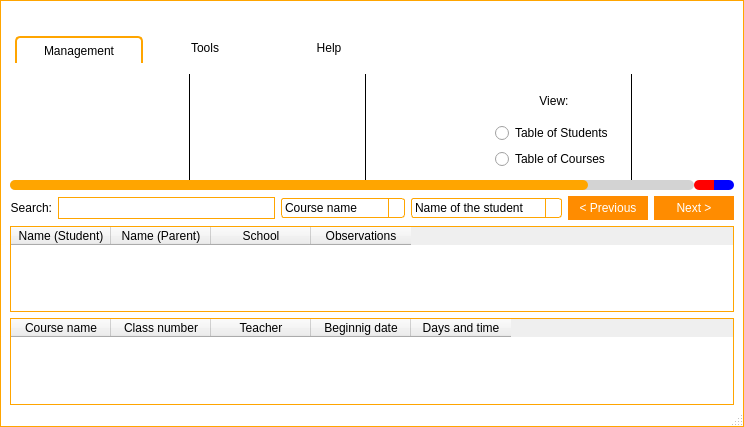
<?xml version="1.0" encoding="UTF-8"?>
<ui version="4.0">
 <class>frmMain</class>
 <widget class="QMainWindow" name="frmMain">
  <property name="geometry">
   <rect>
    <x>0</x>
    <y>0</y>
    <width>744</width>
    <height>427</height>
   </rect>
  </property>
  <property name="cursor">
   <cursorShape>ArrowCursor</cursorShape>
  </property>
  <property name="windowTitle">
   <string>SmartClass | Nintersoft</string>
  </property>
  <property name="windowIcon">
   <iconset resource="resources.qrc">
    <normaloff>:/images/logos/Logo.png</normaloff>:/images/logos/Logo.png</iconset>
  </property>
  <property name="styleSheet">
   <string notr="true">QWidget#titleBar{
	background-color: #FFF;
	border-top: 1px solid orange;
	border-left: 1px solid orange;
	border-right: 1px solid orange;
	color: #000;
}

QWidget#centralWidget, QStatusBar{
	background-color: #FFF;
	border-left: 1px solid orange;
	border-right: 1px solid orange;
}

QStatusBar{
	border-bottom: 1px solid orange;
}

/*QTabWidget::pane {
    border-top: 1px solid orange;
}*/

QSlider::handle:horizontal {
    background: orange;
}

/* Vertical and horizontal line customization */

QFrame[frameShape=&quot;4&quot;]
{
    color: orange;
}

QFrame[frameShape=&quot;5&quot;]
{
    color: orange;
}

/* QTabWidget elements customization */

QTabWidget::pane {
/*	border-top: 1px solid orange;*/
	background: white;
}

QTabWidget::tab-bar {
    left: 5px;
}

QTabBar::tab {
	background: white;
    min-width: 120px;
    min-height: 20px;
    padding: 2px;
	border-top-left-radius: 5px;
	border-top-right-radius: 5px;
	margin-top: 6px;
}

QTabBar::tab:selected, QTabBar::tab:hover {
	background: white;
	border-top: 1px solid orange;
	border-right: 1px solid orange;
	border-left: 1px solid orange;
}

QTabBar::tab:selected {
	background: white;
	border-top: 2px solid orange;
	border-right: 2px solid orange;
	border-left: 2px solid orange;
}

QTabBar::tab:!selected {
    margin-bottom: 3px;
}

QTabBar QToolButton{
	background-color: white;
	border: none;
	color: black;
}

QTabBar QToolButton::hover{
	background-color: darkorange;
}

QTabBar QToolButton::pressed{
	background-color: orange;
}

QTabBar QToolButton::!enabled{
	background-color: orange;
}

QWidget#tabFile, QWidget#tabManagement, QWidget#tabTools, QWidget#tabHelp, QWidget#tabFileLayout, QWidget#tabManagementLayout, QWidget#tabToolsLayout, QWidget#tabHelpLayout{
	background: white;
}

QLineEdit{
	border: 1px solid orange;
	min-height: 20px;
}

QPushButton{
	background-color: darkorange;
	border: 5px solid darkorange;
	color: white;
}

QPushButton::hover{
	background-color: orange;
	border: 5px solid orange;
}

QPushButton::pressed{
	background-color: darkorange;
	border: 5px solid darkorange;
}

QPushButton::!enabled{
	background-color: orange;
	border: 5px solid orange;
}

/*
	QScroll Area
*/

QScrollArea{
	border: none;
}

/* QScrollBar Horizontal*/

QScrollBar:horizontal {
    background: lightgray;
    height: 10px;
    margin: 0px 40px 0 0px;
	border-radius: 5px;
}

QScrollBar::handle:horizontal {
    background: orange;
	border-radius: 5px;
    min-width: 20px;
}

QScrollBar::add-line:horizontal {
    background: blue;
    width: 20px;
    subcontrol-position: right;
    subcontrol-origin: margin;
	border-top-right-radius: 5px;
	border-bottom-right-radius: 5px;
}

QScrollBar::sub-line:horizontal {
    background: red;
    width: 20px;
    subcontrol-position: top right;
    subcontrol-origin: margin;
    position: absolute;
    right: 20px;
	border-top-left-radius: 5px;
	border-bottom-left-radius: 5px;
}

QScrollBar::sub-line:horizontal:hover {
    background: darkred;
}

QScrollBar::sub-line:horizontal:pressed {
    background: red;
}

QScrollBar::add-line:horizontal:hover {
    background: darkblue;
}

QScrollBar::add-line:horizontal:pressed {
    background: blue;
}

QScrollBar:left-arrow:horizontal{
	image: url(:/images/scrollbar/slide_left.PNG);
    width: 10px;
    height: 10px;
}

QScrollBar::right-arrow:horizontal {
	image: url(:/images/scrollbar/slide_right.PNG);
    width: 10px;
    height: 10px;
}

QScrollBar::add-page:horizontal, QScrollBar::sub-page:horizontal {
    background: none;
}

/* QScrollBar Vertical*/

QScrollBar:vertical {
    background: lightgray;
    width: 10px;
    margin: 0px 0px 40px 0px;
	border-radius: 5px;
}

QScrollBar::handle:vertical {
    background: orange;
	border-radius: 5px;
    min-width: 20px;
}

QScrollBar::add-line:vertical {
    background: blue;
    height: 20px;
    subcontrol-position: bottom;
    subcontrol-origin: margin;
	border-bottom-right-radius: 5px;
	border-bottom-left-radius: 5px;
}

QScrollBar::sub-line:vertical {
    background: red;
    height: 20px;
    subcontrol-position: bottom right;
    subcontrol-origin: margin;
    position: absolute;
    bottom: 20px;
	border-top-right-radius: 5px;
	border-top-left-radius: 5px;
}

QScrollBar::sub-line:vertical:hover {
    background: darkred;
}

QScrollBar::sub-line:vertical:pressed {
    background: red;
}

QScrollBar::add-line:vertical:hover {
    background: darkblue;
}

QScrollBar::add-line:vertical:pressed {
    background: blue;
}

QScrollBar:up-arrow:vertical{
	image: url(:/images/scrollbar/slide_up.PNG);
	width: 10px;
    height: 10px;
}

 QScrollBar::down-arrow:vertical{
	image: url(:/images/scrollbar/slide_down.PNG);
	width: 10px;
    height: 10px;
}

QScrollBar::add-page:vertical, QScrollBar::sub-page:vertical {
    background: none;
}

/*QComboBox*/

QComboBox {
    border: 1px solid orange;
	background: white;
    border-radius: 3px;
    padding: 1px 18px 1px 3px;
    min-width: 6em;
}

QComboBox:editable {
    background: white;
}

QComboBox:!editable, QComboBox::drop-down:editable {
	background: white;
}

QComboBox:!editable:on, QComboBox::drop-down:editable:on {
    background: white;
}

QComboBox:on {
    padding-top: 3px;
    padding-left: 4px;
}

QComboBox::drop-down {
    subcontrol-origin: padding;
    subcontrol-position: top right;
    width: 15px;

    border-left-width: 1px;
    border-left-color: orange;
    border-left-style: solid;
    border-top-right-radius: 3px;
    border-bottom-right-radius: 3px;
}

QComboBox::drop-down:hover {
    background: orange;
}

QComboBox::down-arrow {
    image: url(&quot;:/images/buttons/Down_Arrow.PNG&quot;);
	width: 10px;
	height: 10px;
}

QComboBox::down-arrow:on {
    top: 1px;
    left: 1px;
}

QComboBox QAbstractItemView {
    border: 1px solid orange;
    selection-background-color: orange;
    border-top-right-radius: 3px;
    border-bottom-right-radius: 3px;
}

QComboBox QAbstractItemView:hover {
	color: orange;
}

/*
 * QToolButton
 */

QToolButton {
	background: transparent;
	border: 1px solid transparent;
	color: black;
}

QToolButton::hover {
	background: darkorange;
	border: 1px solid darkorange;
	color: white;
}

QToolButton::pressed {
	background: orange;
	border: 1px solid orange;
	color: white;
}

/*
 * QTableWidget QListWidget
 */

QTableWidget, QListWidget{
	border: 1px solid orange;
}
</string>
  </property>
  <widget class="QWidget" name="centralWidget">
   <layout class="QGridLayout" name="gridLayout">
    <property name="leftMargin">
     <number>0</number>
    </property>
    <property name="topMargin">
     <number>0</number>
    </property>
    <property name="rightMargin">
     <number>0</number>
    </property>
    <property name="bottomMargin">
     <number>0</number>
    </property>
    <property name="spacing">
     <number>0</number>
    </property>
    <item row="1" column="0">
     <layout class="QGridLayout" name="centralWidgetLayout">
      <property name="leftMargin">
       <number>10</number>
      </property>
      <property name="topMargin">
       <number>0</number>
      </property>
      <property name="rightMargin">
       <number>10</number>
      </property>
      <property name="bottomMargin">
       <number>0</number>
      </property>
      <item row="2" column="0">
       <widget class="QTableWidget" name="tableStudents">
        <property name="editTriggers">
         <set>QAbstractItemView::NoEditTriggers</set>
        </property>
        <property name="alternatingRowColors">
         <bool>true</bool>
        </property>
        <property name="selectionMode">
         <enum>QAbstractItemView::SingleSelection</enum>
        </property>
        <property name="selectionBehavior">
         <enum>QAbstractItemView::SelectRows</enum>
        </property>
        <column>
         <property name="text">
          <string>Name (Student)</string>
         </property>
        </column>
        <column>
         <property name="text">
          <string>Name (Parent)</string>
         </property>
        </column>
        <column>
         <property name="text">
          <string>School</string>
         </property>
        </column>
        <column>
         <property name="text">
          <string>Observations</string>
         </property>
        </column>
       </widget>
      </item>
      <item row="0" column="0">
       <widget class="QTabWidget" name="tabWidget">
        <property name="minimumSize">
         <size>
          <width>0</width>
          <height>160</height>
         </size>
        </property>
        <property name="maximumSize">
         <size>
          <width>16777215</width>
          <height>160</height>
         </size>
        </property>
        <property name="currentIndex">
         <number>0</number>
        </property>
        <widget class="QWidget" name="tabManagement">
         <attribute name="title">
          <string>Management</string>
         </attribute>
         <layout class="QGridLayout" name="gridLayout_2">
          <property name="leftMargin">
           <number>0</number>
          </property>
          <property name="topMargin">
           <number>0</number>
          </property>
          <property name="rightMargin">
           <number>0</number>
          </property>
          <property name="bottomMargin">
           <number>0</number>
          </property>
          <property name="spacing">
           <number>0</number>
          </property>
          <item row="0" column="0">
           <widget class="QScrollArea" name="scrollTabManagement">
            <property name="verticalScrollBarPolicy">
             <enum>Qt::ScrollBarAlwaysOff</enum>
            </property>
            <property name="widgetResizable">
             <bool>true</bool>
            </property>
            <widget class="QWidget" name="tabManagementLayout">
             <property name="geometry">
              <rect>
               <x>0</x>
               <y>0</y>
               <width>844</width>
               <height>124</height>
              </rect>
             </property>
             <layout class="QGridLayout" name="gridLayout_8">
              <item row="0" column="2" rowspan="2">
               <widget class="Line" name="line_2">
                <property name="frameShadow">
                 <enum>QFrame::Plain</enum>
                </property>
                <property name="orientation">
                 <enum>Qt::Vertical</enum>
                </property>
               </widget>
              </item>
              <item row="0" column="0" rowspan="2">
               <widget class="QToolButton" name="btAddStudent">
                <property name="text">
                 <string/>
                </property>
                <property name="icon">
                 <iconset resource="resources.qrc">
                  <normaloff>:/images/buttons/AddStudent.PNG</normaloff>:/images/buttons/AddStudent.PNG</iconset>
                </property>
                <property name="iconSize">
                 <size>
                  <width>100</width>
                  <height>100</height>
                 </size>
                </property>
               </widget>
              </item>
              <item row="0" column="8" rowspan="2">
               <widget class="Line" name="line_8">
                <property name="frameShadow">
                 <enum>QFrame::Plain</enum>
                </property>
                <property name="orientation">
                 <enum>Qt::Vertical</enum>
                </property>
               </widget>
              </item>
              <item row="0" column="5" rowspan="2">
               <widget class="Line" name="line_3">
                <property name="frameShadow">
                 <enum>QFrame::Plain</enum>
                </property>
                <property name="orientation">
                 <enum>Qt::Vertical</enum>
                </property>
               </widget>
              </item>
              <item row="0" column="1">
               <widget class="QToolButton" name="btUpdateStudent">
                <property name="enabled">
                 <bool>false</bool>
                </property>
                <property name="minimumSize">
                 <size>
                  <width>50</width>
                  <height>50</height>
                 </size>
                </property>
                <property name="maximumSize">
                 <size>
                  <width>50</width>
                  <height>50</height>
                 </size>
                </property>
                <property name="text">
                 <string/>
                </property>
                <property name="icon">
                 <iconset resource="resources.qrc">
                  <normaloff>:/images/buttons/UpdateStudent.PNG</normaloff>:/images/buttons/UpdateStudent.PNG</iconset>
                </property>
                <property name="iconSize">
                 <size>
                  <width>100</width>
                  <height>100</height>
                 </size>
                </property>
               </widget>
              </item>
              <item row="0" column="3" rowspan="2">
               <widget class="QToolButton" name="btAddCourse">
                <property name="text">
                 <string/>
                </property>
                <property name="icon">
                 <iconset resource="resources.qrc">
                  <normaloff>:/images/buttons/AddClasses.PNG</normaloff>:/images/buttons/AddClasses.PNG</iconset>
                </property>
                <property name="iconSize">
                 <size>
                  <width>100</width>
                  <height>100</height>
                 </size>
                </property>
               </widget>
              </item>
              <item row="1" column="4">
               <widget class="QToolButton" name="btRemoveCourse">
                <property name="enabled">
                 <bool>false</bool>
                </property>
                <property name="minimumSize">
                 <size>
                  <width>50</width>
                  <height>50</height>
                 </size>
                </property>
                <property name="maximumSize">
                 <size>
                  <width>50</width>
                  <height>50</height>
                 </size>
                </property>
                <property name="text">
                 <string/>
                </property>
                <property name="icon">
                 <iconset resource="resources.qrc">
                  <normaloff>:/images/buttons/RemoveClasses.PNG</normaloff>:/images/buttons/RemoveClasses.PNG</iconset>
                </property>
                <property name="iconSize">
                 <size>
                  <width>100</width>
                  <height>100</height>
                 </size>
                </property>
               </widget>
              </item>
              <item row="1" column="1">
               <widget class="QToolButton" name="btRemoveStudent">
                <property name="enabled">
                 <bool>false</bool>
                </property>
                <property name="minimumSize">
                 <size>
                  <width>50</width>
                  <height>50</height>
                 </size>
                </property>
                <property name="maximumSize">
                 <size>
                  <width>50</width>
                  <height>50</height>
                 </size>
                </property>
                <property name="text">
                 <string/>
                </property>
                <property name="icon">
                 <iconset resource="resources.qrc">
                  <normaloff>:/images/buttons/RemoveStudent.PNG</normaloff>:/images/buttons/RemoveStudent.PNG</iconset>
                </property>
                <property name="iconSize">
                 <size>
                  <width>100</width>
                  <height>100</height>
                 </size>
                </property>
               </widget>
              </item>
              <item row="0" column="11" rowspan="2">
               <spacer name="horizontalSpacer_3">
                <property name="orientation">
                 <enum>Qt::Horizontal</enum>
                </property>
                <property name="sizeHint" stdset="0">
                 <size>
                  <width>208</width>
                  <height>20</height>
                 </size>
                </property>
               </spacer>
              </item>
              <item row="0" column="10" rowspan="2">
               <widget class="QToolButton" name="btGetReceipt">
                <property name="text">
                 <string/>
                </property>
                <property name="icon">
                 <iconset resource="resources.qrc">
                  <normaloff>:/images/buttons/Receipt.png</normaloff>:/images/buttons/Receipt.png</iconset>
                </property>
                <property name="iconSize">
                 <size>
                  <width>100</width>
                  <height>100</height>
                 </size>
                </property>
               </widget>
              </item>
              <item row="0" column="9" rowspan="2">
               <widget class="QToolButton" name="btPrintStudentForms">
                <property name="text">
                 <string/>
                </property>
                <property name="icon">
                 <iconset resource="resources.qrc">
                  <normaloff>:/images/buttons/PrintStudentTerm.png</normaloff>:/images/buttons/PrintStudentTerm.png</iconset>
                </property>
                <property name="iconSize">
                 <size>
                  <width>100</width>
                  <height>100</height>
                 </size>
                </property>
               </widget>
              </item>
              <item row="0" column="4">
               <widget class="QToolButton" name="btUpdateCourse">
                <property name="enabled">
                 <bool>false</bool>
                </property>
                <property name="minimumSize">
                 <size>
                  <width>50</width>
                  <height>50</height>
                 </size>
                </property>
                <property name="maximumSize">
                 <size>
                  <width>50</width>
                  <height>50</height>
                 </size>
                </property>
                <property name="text">
                 <string/>
                </property>
                <property name="icon">
                 <iconset resource="resources.qrc">
                  <normaloff>:/images/buttons/UpdateClasses.PNG</normaloff>:/images/buttons/UpdateClasses.PNG</iconset>
                </property>
                <property name="iconSize">
                 <size>
                  <width>100</width>
                  <height>100</height>
                 </size>
                </property>
               </widget>
              </item>
              <item row="0" column="6" rowspan="2">
               <widget class="QToolButton" name="btAlternateTable">
                <property name="toolTip">
                 <string>Switch between tables</string>
                </property>
                <property name="text">
                 <string/>
                </property>
                <property name="icon">
                 <iconset resource="resources.qrc">
                  <normaloff>:/images/buttons/AlternateTable.png</normaloff>:/images/buttons/AlternateTable.png</iconset>
                </property>
                <property name="iconSize">
                 <size>
                  <width>100</width>
                  <height>100</height>
                 </size>
                </property>
               </widget>
              </item>
              <item row="0" column="7" rowspan="2">
               <widget class="QWidget" name="widget_2" native="true">
                <layout class="QGridLayout" name="gridLayout_11">
                 <item row="1" column="0">
                  <widget class="QRadioButton" name="rbStudentsTable">
                   <property name="text">
                    <string>Table of Students</string>
                   </property>
                  </widget>
                 </item>
                 <item row="2" column="0">
                  <widget class="QRadioButton" name="rbCoursesTable">
                   <property name="text">
                    <string>Table of Courses</string>
                   </property>
                  </widget>
                 </item>
                 <item row="0" column="0">
                  <widget class="QLabel" name="lblViewTable">
                   <property name="text">
                    <string>View:</string>
                   </property>
                   <property name="alignment">
                    <set>Qt::AlignCenter</set>
                   </property>
                  </widget>
                 </item>
                </layout>
               </widget>
              </item>
             </layout>
            </widget>
           </widget>
          </item>
         </layout>
        </widget>
        <widget class="QWidget" name="tabTools">
         <attribute name="title">
          <string>Tools</string>
         </attribute>
         <layout class="QGridLayout" name="gridLayout_4">
          <property name="leftMargin">
           <number>0</number>
          </property>
          <property name="topMargin">
           <number>0</number>
          </property>
          <property name="rightMargin">
           <number>0</number>
          </property>
          <property name="bottomMargin">
           <number>0</number>
          </property>
          <property name="spacing">
           <number>0</number>
          </property>
          <item row="0" column="0">
           <widget class="QScrollArea" name="scrollTabTools">
            <property name="verticalScrollBarPolicy">
             <enum>Qt::ScrollBarAlwaysOff</enum>
            </property>
            <property name="widgetResizable">
             <bool>true</bool>
            </property>
            <widget class="QWidget" name="tabToolsLayout">
             <property name="geometry">
              <rect>
               <x>0</x>
               <y>0</y>
               <width>1044</width>
               <height>123</height>
              </rect>
             </property>
             <layout class="QGridLayout" name="gridLayout_7">
              <item row="0" column="12">
               <spacer name="horizontalSpacer_2">
                <property name="orientation">
                 <enum>Qt::Horizontal</enum>
                </property>
                <property name="sizeHint" stdset="0">
                 <size>
                  <width>329</width>
                  <height>20</height>
                 </size>
                </property>
               </spacer>
              </item>
              <item row="0" column="5">
               <widget class="QToolButton" name="btBackUpDB">
                <property name="text">
                 <string/>
                </property>
                <property name="icon">
                 <iconset resource="resources.qrc">
                  <normaloff>:/images/buttons/BackUpDatabase.PNG</normaloff>:/images/buttons/BackUpDatabase.PNG</iconset>
                </property>
                <property name="iconSize">
                 <size>
                  <width>100</width>
                  <height>100</height>
                 </size>
                </property>
               </widget>
              </item>
              <item row="0" column="1">
               <widget class="QToolButton" name="btSettings">
                <property name="text">
                 <string/>
                </property>
                <property name="icon">
                 <iconset resource="resources.qrc">
                  <normaloff>:/images/buttons/Settings.png</normaloff>:/images/buttons/Settings.png</iconset>
                </property>
                <property name="iconSize">
                 <size>
                  <width>100</width>
                  <height>100</height>
                 </size>
                </property>
               </widget>
              </item>
              <item row="0" column="8">
               <widget class="QToolButton" name="btImportDB">
                <property name="text">
                 <string/>
                </property>
                <property name="icon">
                 <iconset resource="resources.qrc">
                  <normaloff>:/images/buttons/ImportDatabaseFromFile.png</normaloff>:/images/buttons/ImportDatabaseFromFile.png</iconset>
                </property>
                <property name="iconSize">
                 <size>
                  <width>100</width>
                  <height>100</height>
                 </size>
                </property>
               </widget>
              </item>
              <item row="0" column="11">
               <widget class="QToolButton" name="btUninstall">
                <property name="text">
                 <string/>
                </property>
                <property name="icon">
                 <iconset resource="resources.qrc">
                  <normaloff>:/images/buttons/Uninstall.png</normaloff>:/images/buttons/Uninstall.png</iconset>
                </property>
                <property name="iconSize">
                 <size>
                  <width>100</width>
                  <height>100</height>
                 </size>
                </property>
               </widget>
              </item>
              <item row="0" column="0">
               <widget class="QToolButton" name="btLogOff">
                <property name="text">
                 <string/>
                </property>
                <property name="icon">
                 <iconset resource="resources.qrc">
                  <normaloff>:/images/buttons/LogOut.PNG</normaloff>:/images/buttons/LogOut.PNG</iconset>
                </property>
                <property name="iconSize">
                 <size>
                  <width>100</width>
                  <height>100</height>
                 </size>
                </property>
               </widget>
              </item>
              <item row="0" column="4">
               <widget class="QToolButton" name="btRestoreDB">
                <property name="text">
                 <string/>
                </property>
                <property name="icon">
                 <iconset resource="resources.qrc">
                  <normaloff>:/images/buttons/ImportDatabase.PNG</normaloff>:/images/buttons/ImportDatabase.PNG</iconset>
                </property>
                <property name="iconSize">
                 <size>
                  <width>100</width>
                  <height>100</height>
                 </size>
                </property>
               </widget>
              </item>
              <item row="0" column="9">
               <widget class="QToolButton" name="btExportDB">
                <property name="text">
                 <string/>
                </property>
                <property name="icon">
                 <iconset resource="resources.qrc">
                  <normaloff>:/images/buttons/ExportDatabase.PNG</normaloff>:/images/buttons/ExportDatabase.PNG</iconset>
                </property>
                <property name="iconSize">
                 <size>
                  <width>100</width>
                  <height>100</height>
                 </size>
                </property>
               </widget>
              </item>
              <item row="0" column="7">
               <widget class="Line" name="line_5">
                <property name="frameShadow">
                 <enum>QFrame::Plain</enum>
                </property>
                <property name="orientation">
                 <enum>Qt::Vertical</enum>
                </property>
               </widget>
              </item>
              <item row="0" column="10">
               <widget class="Line" name="line_9">
                <property name="frameShadow">
                 <enum>QFrame::Plain</enum>
                </property>
                <property name="orientation">
                 <enum>Qt::Vertical</enum>
                </property>
               </widget>
              </item>
              <item row="0" column="6">
               <widget class="QToolButton" name="btResetDB">
                <property name="text">
                 <string/>
                </property>
                <property name="icon">
                 <iconset resource="resources.qrc">
                  <normaloff>:/images/buttons/ResetDB.png</normaloff>:/images/buttons/ResetDB.png</iconset>
                </property>
                <property name="iconSize">
                 <size>
                  <width>100</width>
                  <height>100</height>
                 </size>
                </property>
               </widget>
              </item>
              <item row="0" column="3">
               <widget class="Line" name="line_7">
                <property name="frameShadow">
                 <enum>QFrame::Plain</enum>
                </property>
                <property name="orientation">
                 <enum>Qt::Vertical</enum>
                </property>
               </widget>
              </item>
              <item row="0" column="2">
               <widget class="QToolButton" name="btManageUsers">
                <property name="text">
                 <string/>
                </property>
                <property name="icon">
                 <iconset resource="resources.qrc">
                  <normaloff>:/images/buttons/ManageUser.png</normaloff>:/images/buttons/ManageUser.png</iconset>
                </property>
                <property name="iconSize">
                 <size>
                  <width>100</width>
                  <height>100</height>
                 </size>
                </property>
               </widget>
              </item>
             </layout>
            </widget>
           </widget>
          </item>
         </layout>
        </widget>
        <widget class="QWidget" name="tabHelp">
         <attribute name="title">
          <string>Help</string>
         </attribute>
         <layout class="QGridLayout" name="gridLayout_5">
          <property name="leftMargin">
           <number>0</number>
          </property>
          <property name="topMargin">
           <number>0</number>
          </property>
          <property name="rightMargin">
           <number>0</number>
          </property>
          <property name="bottomMargin">
           <number>0</number>
          </property>
          <property name="spacing">
           <number>0</number>
          </property>
          <item row="0" column="0">
           <widget class="QScrollArea" name="scrollTabHelp">
            <property name="verticalScrollBarPolicy">
             <enum>Qt::ScrollBarAlwaysOff</enum>
            </property>
            <property name="widgetResizable">
             <bool>true</bool>
            </property>
            <widget class="QWidget" name="tabHelpLayout">
             <property name="geometry">
              <rect>
               <x>0</x>
               <y>0</y>
               <width>724</width>
               <height>127</height>
              </rect>
             </property>
             <layout class="QGridLayout" name="gridLayout_6">
              <item row="0" column="0">
               <widget class="QPushButton" name="btOpenNSWebsite">
                <property name="minimumSize">
                 <size>
                  <width>100</width>
                  <height>50</height>
                 </size>
                </property>
                <property name="maximumSize">
                 <size>
                  <width>100</width>
                  <height>50</height>
                 </size>
                </property>
                <property name="text">
                 <string>NS Website</string>
                </property>
               </widget>
              </item>
              <item row="0" column="1">
               <widget class="QPushButton" name="btSupportEmail">
                <property name="minimumSize">
                 <size>
                  <width>100</width>
                  <height>50</height>
                 </size>
                </property>
                <property name="maximumSize">
                 <size>
                  <width>100</width>
                  <height>50</height>
                 </size>
                </property>
                <property name="text">
                 <string>Email</string>
                </property>
               </widget>
              </item>
              <item row="0" column="3">
               <widget class="QPushButton" name="btAbout">
                <property name="minimumSize">
                 <size>
                  <width>100</width>
                  <height>50</height>
                 </size>
                </property>
                <property name="maximumSize">
                 <size>
                  <width>100</width>
                  <height>50</height>
                 </size>
                </property>
                <property name="text">
                 <string>About</string>
                </property>
               </widget>
              </item>
              <item row="1" column="0">
               <widget class="QPushButton" name="btOpenNSDocwiki">
                <property name="minimumSize">
                 <size>
                  <width>100</width>
                  <height>50</height>
                 </size>
                </property>
                <property name="maximumSize">
                 <size>
                  <width>100</width>
                  <height>50</height>
                 </size>
                </property>
                <property name="text">
                 <string>DocWiki</string>
                </property>
               </widget>
              </item>
              <item row="1" column="1">
               <widget class="QPushButton" name="btOpenOnlineSupport">
                <property name="minimumSize">
                 <size>
                  <width>100</width>
                  <height>50</height>
                 </size>
                </property>
                <property name="maximumSize">
                 <size>
                  <width>100</width>
                  <height>50</height>
                 </size>
                </property>
                <property name="text">
                 <string>Online support</string>
                </property>
               </widget>
              </item>
              <item row="1" column="3">
               <widget class="QPushButton" name="btInfo">
                <property name="minimumSize">
                 <size>
                  <width>100</width>
                  <height>50</height>
                 </size>
                </property>
                <property name="maximumSize">
                 <size>
                  <width>100</width>
                  <height>50</height>
                 </size>
                </property>
                <property name="text">
                 <string>Info</string>
                </property>
               </widget>
              </item>
              <item row="0" column="4" rowspan="2">
               <spacer name="horizontalSpacer">
                <property name="orientation">
                 <enum>Qt::Horizontal</enum>
                </property>
                <property name="sizeHint" stdset="0">
                 <size>
                  <width>40</width>
                  <height>20</height>
                 </size>
                </property>
               </spacer>
              </item>
              <item row="0" column="2" rowspan="2">
               <widget class="Line" name="line">
                <property name="frameShadow">
                 <enum>QFrame::Plain</enum>
                </property>
                <property name="orientation">
                 <enum>Qt::Vertical</enum>
                </property>
               </widget>
              </item>
             </layout>
            </widget>
           </widget>
          </item>
         </layout>
        </widget>
       </widget>
      </item>
      <item row="1" column="0">
       <layout class="QHBoxLayout" name="horizontalLayout">
        <item>
         <widget class="QLabel" name="Search">
          <property name="text">
           <string>Search:</string>
          </property>
          <property name="alignment">
           <set>Qt::AlignRight|Qt::AlignTrailing|Qt::AlignVCenter</set>
          </property>
         </widget>
        </item>
        <item>
         <widget class="QLineEdit" name="edtSearch"/>
        </item>
        <item>
         <widget class="QComboBox" name="cbCourseFilter">
          <item>
           <property name="text">
            <string>Course name</string>
           </property>
          </item>
          <item>
           <property name="text">
            <string>Class number</string>
           </property>
          </item>
          <item>
           <property name="text">
            <string>Teacher</string>
           </property>
          </item>
          <item>
           <property name="text">
            <string>Beginning date</string>
           </property>
          </item>
          <item>
           <property name="text">
            <string>Days and time</string>
           </property>
          </item>
         </widget>
        </item>
        <item>
         <widget class="QComboBox" name="cbStudentFilter">
          <property name="minimumSize">
           <size>
            <width>101</width>
            <height>0</height>
           </size>
          </property>
          <item>
           <property name="text">
            <string>Name of the student</string>
           </property>
          </item>
          <item>
           <property name="text">
            <string>Name of the parent</string>
           </property>
          </item>
          <item>
           <property name="text">
            <string>School</string>
           </property>
          </item>
         </widget>
        </item>
        <item>
         <widget class="QPushButton" name="btSearchPrevious">
          <property name="minimumSize">
           <size>
            <width>80</width>
            <height>0</height>
           </size>
          </property>
          <property name="maximumSize">
           <size>
            <width>80</width>
            <height>16777215</height>
           </size>
          </property>
          <property name="text">
           <string>&lt; Previous</string>
          </property>
         </widget>
        </item>
        <item>
         <widget class="QPushButton" name="btSearchNext">
          <property name="minimumSize">
           <size>
            <width>80</width>
            <height>0</height>
           </size>
          </property>
          <property name="maximumSize">
           <size>
            <width>80</width>
            <height>16777215</height>
           </size>
          </property>
          <property name="text">
           <string>Next &gt;</string>
          </property>
         </widget>
        </item>
       </layout>
      </item>
      <item row="3" column="0">
       <widget class="QTableWidget" name="tableCourses">
        <property name="editTriggers">
         <set>QAbstractItemView::NoEditTriggers</set>
        </property>
        <property name="alternatingRowColors">
         <bool>true</bool>
        </property>
        <property name="selectionBehavior">
         <enum>QAbstractItemView::SelectRows</enum>
        </property>
        <column>
         <property name="text">
          <string>Course name</string>
         </property>
        </column>
        <column>
         <property name="text">
          <string>Class number</string>
         </property>
        </column>
        <column>
         <property name="text">
          <string>Teacher</string>
         </property>
        </column>
        <column>
         <property name="text">
          <string>Beginnig date</string>
         </property>
        </column>
        <column>
         <property name="text">
          <string>Days and time</string>
         </property>
        </column>
       </widget>
      </item>
     </layout>
    </item>
    <item row="0" column="0">
     <widget class="TitleBar" name="titleBar" native="true">
      <property name="minimumSize">
       <size>
        <width>0</width>
        <height>30</height>
       </size>
      </property>
      <property name="maximumSize">
       <size>
        <width>16777215</width>
        <height>30</height>
       </size>
      </property>
     </widget>
    </item>
   </layout>
  </widget>
  <widget class="QStatusBar" name="statusBar"/>
 </widget>
 <layoutdefault spacing="6" margin="11"/>
 <customwidgets>
  <customwidget>
   <class>TitleBar</class>
   <extends>QWidget</extends>
   <header>titlebar.h</header>
   <container>1</container>
  </customwidget>
 </customwidgets>
 <tabstops>
  <tabstop>edtSearch</tabstop>
  <tabstop>cbCourseFilter</tabstop>
  <tabstop>cbStudentFilter</tabstop>
  <tabstop>btSearchPrevious</tabstop>
  <tabstop>btSearchNext</tabstop>
  <tabstop>tableStudents</tabstop>
  <tabstop>tableCourses</tabstop>
  <tabstop>scrollTabManagement</tabstop>
  <tabstop>btAddStudent</tabstop>
  <tabstop>btUpdateStudent</tabstop>
  <tabstop>btAddCourse</tabstop>
  <tabstop>btGetReceipt</tabstop>
  <tabstop>btPrintStudentForms</tabstop>
  <tabstop>btRemoveStudent</tabstop>
  <tabstop>btRemoveCourse</tabstop>
  <tabstop>btUpdateCourse</tabstop>
  <tabstop>btAlternateTable</tabstop>
  <tabstop>scrollTabTools</tabstop>
  <tabstop>btBackUpDB</tabstop>
  <tabstop>btRestoreDB</tabstop>
  <tabstop>btExportDB</tabstop>
  <tabstop>btImportDB</tabstop>
  <tabstop>btResetDB</tabstop>
  <tabstop>scrollTabHelp</tabstop>
  <tabstop>btOpenNSWebsite</tabstop>
  <tabstop>btSupportEmail</tabstop>
  <tabstop>btAbout</tabstop>
  <tabstop>btOpenNSDocwiki</tabstop>
  <tabstop>btOpenOnlineSupport</tabstop>
  <tabstop>btInfo</tabstop>
  <tabstop>tabWidget</tabstop>
 </tabstops>
 <resources>
  <include location="resources.qrc"/>
 </resources>
 <connections/>
</ui>
